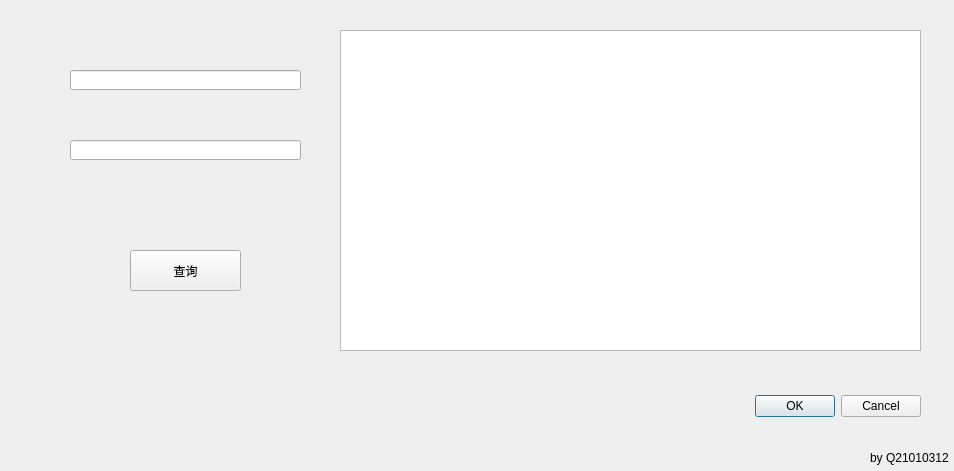
<?xml version="1.0" encoding="UTF-8"?>
<ui version="4.0">
 <class>searchDialog</class>
 <widget class="QDialog" name="searchDialog">
  <property name="geometry">
   <rect>
    <x>0</x>
    <y>0</y>
    <width>954</width>
    <height>471</height>
   </rect>
  </property>
  <property name="windowTitle">
   <string>线路查询</string>
  </property>
  <widget class="QDialogButtonBox" name="buttonBox">
   <property name="geometry">
    <rect>
     <x>580</x>
     <y>390</y>
     <width>341</width>
     <height>32</height>
    </rect>
   </property>
   <property name="orientation">
    <enum>Qt::Horizontal</enum>
   </property>
   <property name="standardButtons">
    <set>QDialogButtonBox::Cancel|QDialogButtonBox::Ok</set>
   </property>
  </widget>
  <widget class="QLineEdit" name="getStart">
   <property name="geometry">
    <rect>
     <x>70</x>
     <y>70</y>
     <width>231</width>
     <height>20</height>
    </rect>
   </property>
  </widget>
  <widget class="QLineEdit" name="getEnd">
   <property name="geometry">
    <rect>
     <x>70</x>
     <y>140</y>
     <width>231</width>
     <height>20</height>
    </rect>
   </property>
  </widget>
  <widget class="QTextEdit" name="sendRoad">
   <property name="geometry">
    <rect>
     <x>340</x>
     <y>30</y>
     <width>581</width>
     <height>321</height>
    </rect>
   </property>
  </widget>
  <widget class="QPushButton" name="searchButton">
   <property name="geometry">
    <rect>
     <x>130</x>
     <y>250</y>
     <width>111</width>
     <height>41</height>
    </rect>
   </property>
   <property name="text">
    <string>查询</string>
   </property>
  </widget>
  <widget class="QLabel" name="label">
   <property name="geometry">
    <rect>
     <x>870</x>
     <y>450</y>
     <width>111</width>
     <height>16</height>
    </rect>
   </property>
   <property name="text">
    <string>by Q21010312</string>
   </property>
  </widget>
 </widget>
 <resources/>
 <connections>
  <connection>
   <sender>buttonBox</sender>
   <signal>accepted()</signal>
   <receiver>searchDialog</receiver>
   <slot>accept()</slot>
   <hints>
    <hint type="sourcelabel">
     <x>248</x>
     <y>254</y>
    </hint>
    <hint type="destinationlabel">
     <x>157</x>
     <y>274</y>
    </hint>
   </hints>
  </connection>
  <connection>
   <sender>buttonBox</sender>
   <signal>rejected()</signal>
   <receiver>searchDialog</receiver>
   <slot>reject()</slot>
   <hints>
    <hint type="sourcelabel">
     <x>316</x>
     <y>260</y>
    </hint>
    <hint type="destinationlabel">
     <x>286</x>
     <y>274</y>
    </hint>
   </hints>
  </connection>
 </connections>
</ui>
